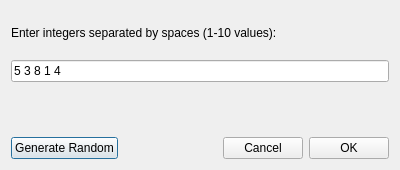
<?xml version="1.0" encoding="UTF-8"?>
<ui version="4.0">
 <class>CustomizeDataDialog</class>
 <widget class="QDialog" name="CustomizeDataDialog">
  <property name="geometry">
   <rect>
    <x>0</x>
    <y>0</y>
    <width>400</width>
    <height>170</height>
   </rect>
  </property>
  <property name="windowTitle">
   <string>Customize Data</string>
  </property>
  <layout class="QVBoxLayout" name="verticalLayout">
   <item>
    <widget class="QLabel" name="instructionLabel">
     <property name="text">
      <string>Enter integers separated by spaces (1-10 values):</string>
     </property>
    </widget>
   </item>
   <item>
    <widget class="QLineEdit" name="dataInput">
     <property name="text">
      <string>5 3 8 1 4</string>
     </property>
    </widget>
   </item>
   <item>
    <widget class="QLabel" name="errorLabel">
     <property name="styleSheet">
      <string notr="true">color: red;</string>
     </property>
     <property name="text">
      <string/>
     </property>
    </widget>
   </item>
   <item>
    <layout class="QHBoxLayout" name="horizontalLayout">
     <item>
      <widget class="QPushButton" name="randomButton">
       <property name="text">
        <string>Generate Random</string>
       </property>
      </widget>
     </item>
     <item>
      <spacer name="horizontalSpacer">
       <property name="orientation">
        <enum>Qt::Horizontal</enum>
       </property>
       <property name="sizeHint" stdset="0">
        <size>
         <width>40</width>
         <height>20</height>
        </size>
       </property>
      </spacer>
     </item>
     <item>
      <widget class="QPushButton" name="cancelButton">
       <property name="text">
        <string>Cancel</string>
       </property>
      </widget>
     </item>
     <item>
      <widget class="QPushButton" name="okButton">
       <property name="text">
        <string>OK</string>
       </property>
      </widget>
     </item>
    </layout>
   </item>
  </layout>
 </widget>
 <resources/>
 <connections/>
</ui>
